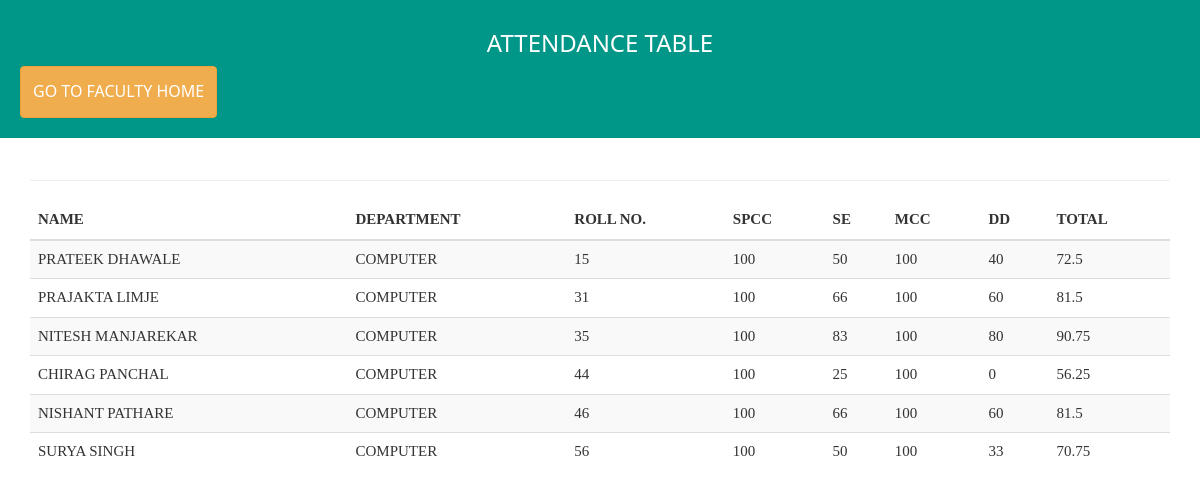
The page /home/check.php on the database its author committed.
### tables this page shows
CREATE TABLE `t1` (
  `id` int(10) NOT NULL,
  `name` varchar(50) NOT NULL,
  `dept` varchar(50) NOT NULL,
  `roll` int(10) NOT NULL
);

CREATE TABLE `t6` (
  `id` int(10) NOT NULL,
  `roll` int(10) NOT NULL,
  `percentage` int(10) NOT NULL,
  `percentage1` int(10) NOT NULL,
  `percentage2` int(10) NOT NULL,
  `percentage3` int(10) NOT NULL
);

### home/check.php (the view, shortened to what this page needs)
<!DOCTYPE html>
<html lang="en">
  <head>
    <?php include('../lib/Libraries.php') ?>
  </head>
  <body>
<div class="container-fluid w3-teal" style="padding: 20px">
<h3 class="text-center">ATTENDANCE TABLE</h3>
<a href="faculty.php"><button class="btn btn-warning"><h6 class="text-center">GO TO FACULTY HOME</h6></button></a>
</div>
<?php include('../lib/connection.php') ?>
<br>
<div id="slist" class="container">
<table class="table table-striped" style="padding: 0;margin: 0">
<hr>
    <thead>
      <tr>
        <th>NAME</th>
        <th>DEPARTMENT</th>
        <th>ROLL NO.</th>
        <th>SPCC</th>
        <th>SE</th>
        <th>MCC</th>
        <th>DD</th>
        <th>TOTAL</th>
      </tr>
    </thead>
    <tbody>
      <?php
$sql = "SELECT t1.* , t6.*
FROM t1 JOIN t6 ON t6.roll = t1.roll
order by t1.roll";
$result = $conn->query($sql);
if ($result->num_rows > 0) {
    while($row = $result->fetch_assoc()) {
    $totpercentage=($row["percentage"]+$row["percentage1"]+$row["percentage2"]+$row["percentage3"])/4;
        echo "<tr><td>" . $row["name"]. "</td><td>".$row["dept"]."</td><td>".$row["roll"]."</td><td>".$row["percentage"]."</td><td>".$row["percentage1"]."</td><td>".$row["percentage2"]."</td><td>".$row["percentage3"]."</td><td>".$totpercentage."</td></tr>";
    }
} else {
    echo "<tr><td>-</td><td>-</td><td>-</td></tr><br>";
} ?>
    </tbody>
  </table>
</div>
  </body>
  </html>

### lib/Libraries.php (shortened to what this page needs)
<?php
echo "<link href=\"../css/bootstrap.css\" rel=\"stylesheet\">";
echo "<link href=\"../css/w3.css\" rel=\"stylesheet\">";
echo "<link rel=\"stylesheet\" href=\"../font-awesome-4.7.0/css/font-awesome.css\">";
?>

### css/w3.css (style rules this page uses)
*,*:before,*:after { box-sizing:inherit }
html { -ms-text-size-adjust:100%;-webkit-text-size-adjust:100% }
body { margin:0 }
a { background-color:transparent;-webkit-text-decoration-skip:objects }
hr { box-sizing:content-box;height:0;overflow:visible }
button,input,select,textarea { font:inherit;margin:0 }
button,input { overflow:visible }
button,select { text-transform:none }
button,html [type=button],[type=reset],[type=submit] { -webkit-appearance:button }
html,body { font-family:Verdana,sans-serif;font-size:15px;line-height:1.5 }
html { overflow-x:hidden }
h1,h2,h3,h4,h5,h6,.w3-slim,.w3-wide { font-family:"Segoe UI",Arial,sans-serif }
h3 { font-size:24px }
h6 { font-size:16px }
h1,h2,h3,h4,h5,h6 { font-weight:400;margin:10px 0 }
hr { border:0;border-top:1px solid #eee;margin:20px 0 }
a { color:inherit }
.w3-teal,.w3-hover-teal:hover { color:#fff!important;background-color:#009688!important }

### rows shown on the page
t1: name "PRATEEK DHAWALE", dept "COMPUTER", t6.roll "15", t6.percentage "100", t6.percentage1 "50", t6.percentage2 "100", t6.percentage3 "40", t6.percentage+percentage1+percentage2 "72.5"
t1: name "PRAJAKTA LIMJE", dept "COMPUTER", t6.roll "31", t6.percentage "100", t6.percentage1 "66", t6.percentage2 "100", t6.percentage3 "60", t6.percentage+percentage1+percentage2 "81.5"
t1: name "NITESH MANJAREKAR", dept "COMPUTER", t6.roll "35", t6.percentage "100", t6.percentage1 "83", t6.percentage2 "100", t6.percentage3 "80", t6.percentage+percentage1+percentage2 "90.75"
t1: name "CHIRAG PANCHAL", dept "COMPUTER", t6.roll "44", t6.percentage "100", t6.percentage1 "25", t6.percentage2 "100", t6.percentage3 "0", t6.percentage+percentage1+percentage2 "56.25"
t1: name "NISHANT PATHARE", dept "COMPUTER", t6.roll "46", t6.percentage "100", t6.percentage1 "66", t6.percentage2 "100", t6.percentage3 "60", t6.percentage+percentage1+percentage2 "81.5"
t1: name "SURYA SINGH", dept "COMPUTER", t6.roll "56", t6.percentage "100", t6.percentage1 "50", t6.percentage2 "100", t6.percentage3 "33", t6.percentage+percentage1+percentage2 "70.75"
